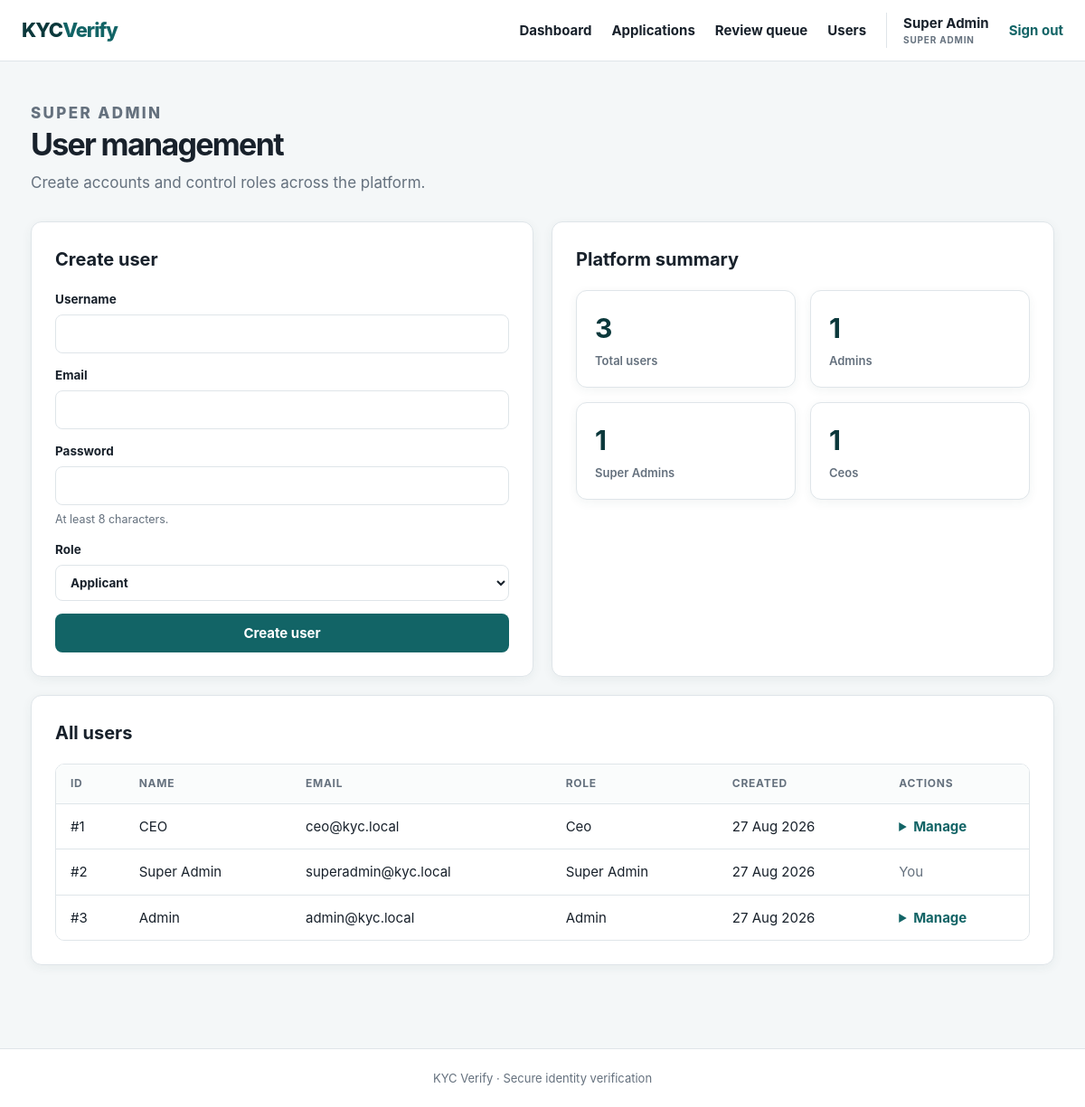
Page /?page=users (signed in) on the committed database.
### tables this page shows
CREATE TABLE user_roles (
    user_id INT UNSIGNED PRIMARY KEY,
    role ENUM(
        'APPLICANT',
        'ADMIN',
        'SUPER_ADMIN',
        'CEO'
    ) NOT NULL DEFAULT 'APPLICANT',
    CONSTRAINT fk_user_roles_user FOREIGN KEY (user_id) REFERENCES users (id) ON DELETE CASCADE
);

CREATE TABLE users (
    id INT UNSIGNED AUTO_INCREMENT PRIMARY KEY,
    username VARCHAR(120) NOT NULL,
    email VARCHAR(190) NOT NULL UNIQUE,
    password_hash VARCHAR(255) NOT NULL,
    created_at TIMESTAMP NOT NULL DEFAULT CURRENT_TIMESTAMP
);

### index.php (called while the page is built, shortened)
<?php
require_once __DIR__ . '/functions.php';
require_once __DIR__ . '/auth.php';
require_once __DIR__ . '/layout.php';
$u    = user();
$page = $_GET['page'] ?? ($u ? 'dashboard' : 'login');
require __DIR__ . '/pages/' . $page . '.php';

### auth.php (called while the page is built, shortened)
<?php
function user(): ?array
{
    return $_SESSION['user'] ?? null;
}
function is_staff(): bool
{
    $u = user();
    return $u !== null && in_array($u['role'], STAFF_ROLES, true);
}
function role_label(string $role): string
{
    return ucwords(strtolower(str_replace('_', ' ', $role)));
}

### functions.php (called while the page is built, shortened)
<?php
require_once __DIR__ . '/database.php';
function e(?string $value): string
{
    return htmlspecialchars((string) $value, ENT_QUOTES, 'UTF-8');
}

### database.php (called while the page is built, shortened)
<?php
function db(): PDO {
    static $pdo = null;
    if ($pdo === null) {
        $pdo = new PDO('mysql:host=' . DB_HOST . ';dbname=' . DB_NAME . ';charset=utf8mb4', DB_USER, DB_PASS, [
            PDO::ATTR_ERRMODE => PDO::ERRMODE_EXCEPTION,
            PDO::ATTR_DEFAULT_FETCH_MODE => PDO::FETCH_ASSOC,
            PDO::ATTR_EMULATE_PREPARES => false,
        ]);
    }
    return $pdo;
}

### pages/users.php (the view, shortened to what this page needs)
<?php
$u = require_role(['SUPER_ADMIN']);
$users = db()->query('SELECT u.id, u.username, u.email, ur.role, u.created_at
                      FROM users u JOIN user_roles ur ON ur.user_id = u.id
                      ORDER BY u.created_at DESC')->fetchAll();
$roles = ['APPLICANT', 'ADMIN', 'SUPER_ADMIN', 'CEO'];
?>
<div class="hero compact">
    <div>
        <p class="eyebrow">SUPER ADMIN</p>
        <h1>User management</h1>
        <p>Create accounts and control roles across the platform.</p>
    </div>
</div>
<div class="grid-2">
    <div class="card">
        <h2>Create user</h2>
        <form method="post" class="stack">
            <label>Username
                <input name="username" required maxlength="120">
            </label>
            <label>Email
                <input type="email" name="email" required>
            </label>
            <label>Password
                <input type="password" name="password" minlength="8" required>
                <small class="hint">At least 8 characters.</small>
            </label>
            <label>Role
                <select name="role" required>
                    <?php foreach ($roles as $role): ?>
                        <option value="<?= $role ?>"><?= e(role_label($role)) ?></option>
                    <?php endforeach; ?>
                </select>
            </label>
            <button class="button button-primary">Create user</button>
        </form>
    </div>
    <div class="card">
        <h2>Platform summary</h2>
        <div class="stats stats-inline">
            <div class="stat"><strong><?= count($users) ?></strong><span>Total users</span></div>
            <?php
            $counts = db()->query('SELECT role, COUNT(*) c FROM user_roles GROUP BY role')->fetchAll();
            foreach ($counts as $row): ?>
                <div class="stat"><strong><?= $row['c'] ?></strong><span><?= e(role_label($row['role'])) ?>s</span></div>
            <?php endforeach; ?>
        </div>
    </div>
</div>
<div class="card">
    <h2>All users</h2>
    <div class="table-wrap">
        <table>
            <thead>
            <tr><th>ID</th><th>Name</th><th>Email</th><th>Role</th><th>Created</th><th>Actions</th></tr>
            </thead>
            <tbody>
            <?php foreach ($users as $member): ?>
                <tr>
                    <td>#<?= $member['id'] ?></td>
                    <td><?= e($member['username']) ?></td>
                    <td><?= e($member['email']) ?></td>
                    <td><?= e(role_label($member['role'])) ?></td>
                    <td><?= e(date('d M Y', strtotime($member['created_at']))) ?></td>
                    <td>
                        <?php if ($member['id'] != $u['id']): ?>
                            <details class="inline-edit">
                                <summary>Manage</summary>
                            </details>
                        <?php else: ?>
                            <span class="muted">You</span>
                        <?php endif; ?>
                    </td>
                </tr>
            <?php endforeach; ?>
            </tbody>
        </table>
    </div>
</div>

### assets/style.css (style rules this page uses)
:root { --ink: #18212b; --muted: #65717e; --line: #dfe5e9; --paper: #ffffff; --bg: #f4f7f8; --brand: #126466; --brand-dark: #0b383b; --brand-soft: #e3f0f0; --success: #1d7a4f; --success-bg: #e6f4ec; --danger: #b53d3d; --danger-bg: #fbeaea; --warn: #9d6510; --warn-bg: #fdf6e7; --info: #245a9d; --info-bg: #e9f0fa; --radius: 12px; --shadow: 0 3px 12px rgba(28, 63, 73, 0.06); }
* { box-sizing: border-box; }
body { margin: 0; background: var(--bg); color: var(--ink); font: 15px/1.55 Inter, system-ui, -apple-system, BlinkMacSystemFont, "Segoe UI", sans-serif; min-height: 100vh; display: flex; flex-direction: column; }
button, .button { border: 0; border-radius: 8px; background: var(--brand); color: #fff; padding: 10px 16px; font: inherit; font-weight: 700; cursor: pointer; display: inline-block; transition: background 0.15s ease, transform 0.05s ease; }
.button-primary { background: var(--brand); }
.hero { display: flex; justify-content: space-between; align-items: end; margin-bottom: 30px; gap: 24px; }
.hero h1, .auth h1 { font-size: clamp(30px, 5vw, 46px); line-height: 1.08; margin: 4px 0 10px; letter-spacing: -1.7px; }
.hero p { margin: 0; color: var(--muted); font-size: 17px; }
.hero.compact h1 { font-size: 34px; }
.eyebrow { color: var(--brand); font-size: 11px; font-weight: 800; letter-spacing: 0.14em; margin: 0 0 6px; }
.card { background: var(--paper); border: 1px solid var(--line); border-radius: var(--radius); padding: 26px; margin: 20px 0; box-shadow: var(--shadow); }
.card h2 { font-size: 20px; margin: 0 0 18px; }
.grid-2 { display: grid; grid-template-columns: repeat(auto-fit, minmax(340px, 1fr)); gap: 20px; }
.grid-2 .card { margin: 0; }
label { display: flex; flex-direction: column; gap: 6px; font-weight: 650; font-size: 13.5px; color: var(--ink); }
input, select, textarea { border: 1px solid var(--line); border-radius: 8px; padding: 10px 12px; font: inherit; background: var(--paper); color: var(--ink); width: 100%; }
.hint { font-weight: 400; color: var(--muted); font-size: 12.5px; }
.stack { display: flex; flex-direction: column; gap: 14px; }
.stats { display: grid; grid-template-columns: repeat(auto-fit, minmax(170px, 1fr)); gap: 16px; margin-bottom: 26px; }
.stat { background: var(--paper); border: 1px solid var(--line); border-radius: var(--radius); padding: 18px 20px; box-shadow: var(--shadow); }
.stat strong { display: block; font-size: 30px; letter-spacing: -1px; color: var(--brand-dark); }
.stat span { color: var(--muted); font-size: 13px; font-weight: 600; }
.stats-inline { margin-bottom: 0; }
.table-wrap { overflow-x: auto; border: 1px solid var(--line); border-radius: 10px; }
table { width: 100%; border-collapse: collapse; background: var(--paper); }
th { text-align: left; font-size: 12px; text-transform: uppercase; letter-spacing: 0.06em; color: var(--muted); padding: 12px 16px; border-bottom: 1px solid var(--line); background: #fafcfc; white-space: nowrap; }
td { padding: 13px 16px; border-bottom: 1px solid var(--line); vertical-align: middle; }
tbody tr:last-child td { border-bottom: 0; }
.inline-edit summary { cursor: pointer; color: var(--brand); font-weight: 650; }
.muted { color: var(--muted); }

### rows in the picture
user_roles: user_id "1", user_id.username "CEO", user_id.email "ceo@kyc.local", role "Ceo", user_id.created_at "27 Aug 2026"
user_roles: user_id "2", user_id.username "Super Admin", user_id.email "superadmin@kyc.local", role "Super Admin", user_id.created_at "27 Aug 2026", shows "You"
user_roles: user_id "3", user_id.username "Admin", user_id.email "admin@kyc.local", role "Admin", user_id.created_at "27 Aug 2026"

### other values in the picture
$label "Dashboard"
$label "Applications"
$label "Review queue"
$label "Users"
$u['username'] "Super Admin"
role_label($u['role']) "SUPER ADMIN"
count($users) "3"
$row['c'] "1"
role_label($row['role']) "Admin"
role_label($row['role']) "Super Admin"
role_label($row['role']) "Ceo"
APP_NAME "KYC Verify"
form field role "Applicant"
